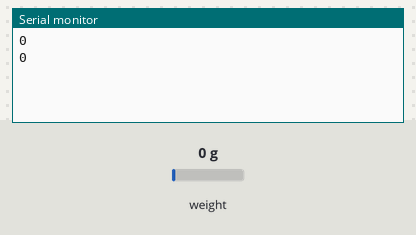
A sketch run on a simulated Arduino Uno, built with avr-gcc and run on an emulated ATmega328P. Shown: the last lines printed to the serial monitor. The test bench sets the inputs (shaded band); at power-on: weight on the scale 0 g.

Above: at 3.2 s.
3.3 s: weight on the scale set to 100 g
At 3.8 s:
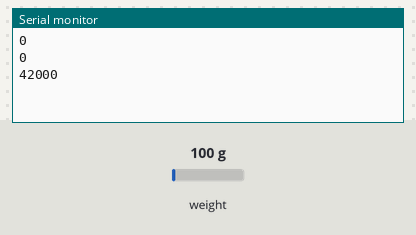
4.8 s: weight on the scale set to 1250 g
At 5.6 s:
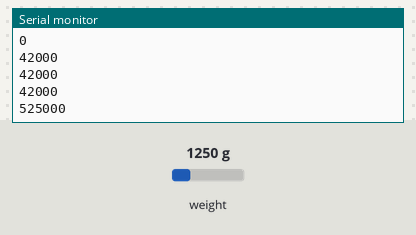
Timing chart, 0 to 7.8 s (numbered marks = the images above; inputs shaded):
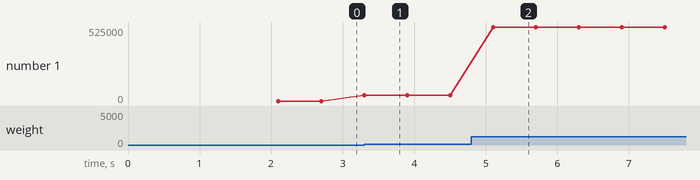

The sketch:

Arduino_before_calibration.ino
```cpp
#include "HX711.h"

HX711 scale;

void setup() {
  Serial.begin(38400);
  scale.begin(8, 7);
  delay(1000);
  scale.tare(); // Zero the sensor with no weight
}

void loop() {
  Serial.println(scale.read());  // Raw output
  delay(500);
}
```

Measured:
- after the input at 3.3 s, the serial monitor: prints a new line at once (image 1)
- after the input at 4.8 s, the serial monitor: prints a new line after 0.30 s (image 2)
- plotted number 1: 0 → 42000 after the input at 3.3 s, 42000 → 525000 after the input at 4.8 s
